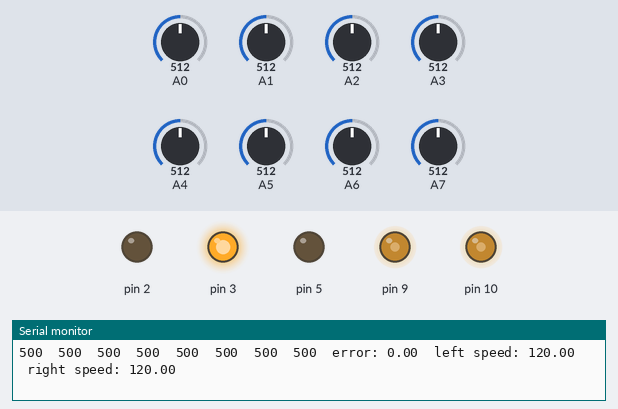
A sketch run on a simulated Arduino Nano, built with avr-gcc and run on an emulated ATmega328P. Parts: output pins drawn as LEDs (lit = HIGH), the last lines printed to the serial monitor. The test bench sets the inputs (shaded band); at power-on: A7 = 512, A0 = 512, A1 = 512, A6 = 512, A5 = 512, A2 = 512, A3 = 512, A4 = 512. Pins used as bus, display or sensor lines are not drawn.

Above: at 7.2 s.
7.3 s: A7 set to 532
At 8.0 s:
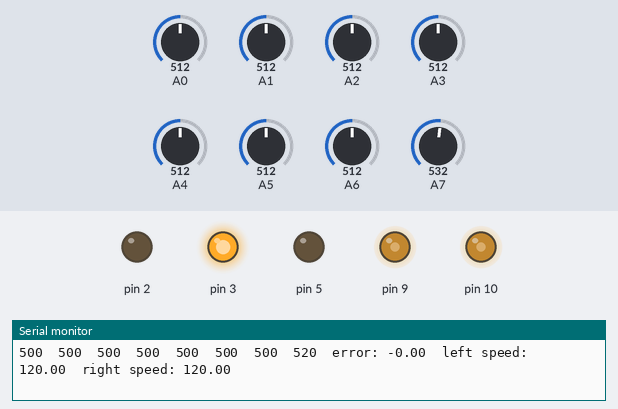
10.3 s: A0 set to 547
At 11.6 s:
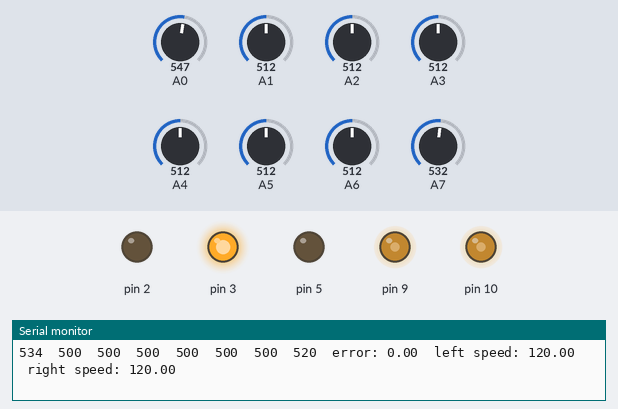
13.3 s: A1 set to 473
16.3 s: A6 set to 245
At 17.7 s:
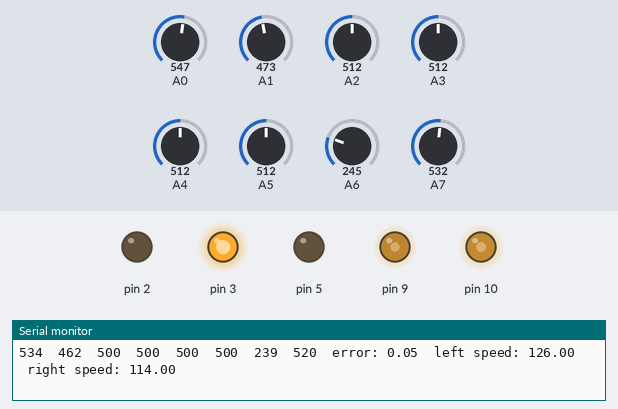
18.0 s: A0 set to 245
At 19.4 s:
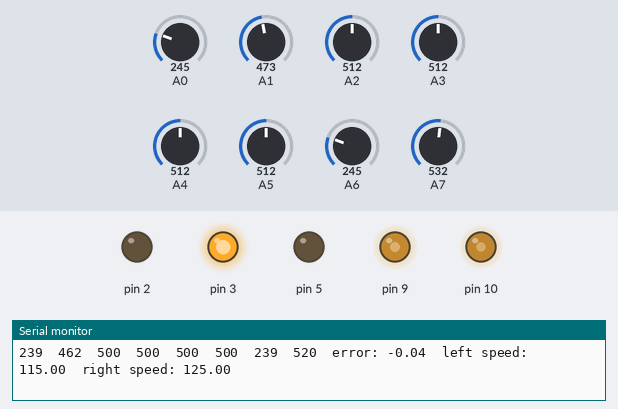
19.7 s: A5 set to 110
At 21.2 s:
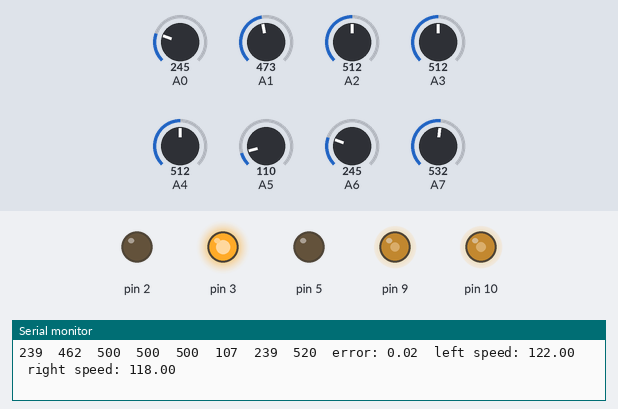
Timing chart, 0 to 22.7 s (numbered marks = the images above; inputs shaded):
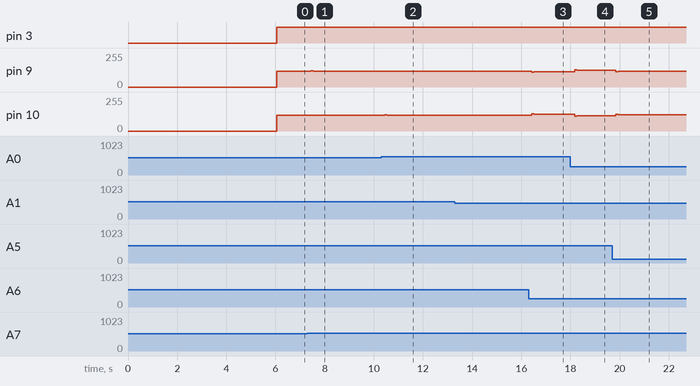

The sketch:

nrf-pid-config.ino
```cpp
#include "config.h"

#include <QTRSensors.h>
#include <time.h>

QTRSensors qtr;

void setup() {
  pinMode(cfg::pins::leftMotor1, OUTPUT);
  pinMode(cfg::pins::leftMotor1, OUTPUT);
  pinMode(cfg::pins::leftMotor2, OUTPUT);
  pinMode(cfg::pins::leftMotorPWM, OUTPUT);
  pinMode(cfg::pins::rightMotor1, OUTPUT);
  pinMode(cfg::pins::rightMotor2, OUTPUT);
  pinMode(cfg::pins::rightMotorPWM, OUTPUT);
  pinMode(cfg::pins::emitter, OUTPUT);

  qtr.setTypeAnalog();
  qtr.setEmitterPin(cfg::pins::emitter);
  qtr.setSensorPins(cfg::pins::qtr, cfg::k_sensorCount);

#ifdef DEBUG
  Serial.begin(9600);
  Serial.println("Calibrating...");
#endif

  delay(3000);
  for (uint8_t i = 0; i < 120; i++) {
    qtr.calibrate(cfg::k_readMode);
  }

#ifdef DEBUG
  Serial.println("Calibration complete!");
#endif
}

void loop()
{
  static uint16_t sensorValues[cfg::k_sensorCount] = {0};
  static uint32_t lastTime = -1;
  static float lastError = 0;
  static float iError = 0;

  float position = static_cast<float>(qtr.readLineBlack(sensorValues, cfg::k_readMode)) / ((cfg::k_sensorCount - 1) * 500);

  uint32_t currentTime = millis();
  float dT = (currentTime - lastTime) / 1000.0f;
  lastTime = currentTime;

  float error = 1 - position;
  float dError = ((error - lastError)) / dT;
  lastError = error;

  int16_t speedModifier = error * cfg::k_p + dError * cfg::k_d + iError * cfg::k_i;

#ifdef DEBUG
  for (int value : sensorValues)
  {
    Serial.print(value);
    Serial.print("\t");
  }
  Serial.print("error: ");
  Serial.print(error);
  Serial.print("\tleft speed: ");
  Serial.print(cfg::k_base + speedModifier);
  Serial.print("\tright speed: ");
  Serial.println(cfg::k_base - speedModifier);
#endif

  driveMotors(cfg::k_base + speedModifier, cfg::k_base - speedModifier);
  delayMicroseconds(100);
}

void driveMotors(int16_t leftMotorSpeed, int16_t rightMotorSpeed) {
  if(leftMotorSpeed >= 0) {
    digitalWrite(cfg::pins::leftMotor1, HIGH);
    digitalWrite(cfg::pins::leftMotor2, LOW);
  }
  else {
    digitalWrite(cfg::pins::leftMotor1, LOW);
    digitalWrite(cfg::pins::leftMotor2, HIGH);
    leftMotorSpeed = -leftMotorSpeed;
  }

  if(rightMotorSpeed >= 0) {
    digitalWrite(cfg::pins::rightMotor1, HIGH);
    digitalWrite(cfg::pins::rightMotor2, LOW);
  }
  else {
    digitalWrite(cfg::pins::rightMotor1, LOW);
    digitalWrite(cfg::pins::rightMotor2, HIGH);
    rightMotorSpeed = -rightMotorSpeed;
  }

  if(leftMotorSpeed > 255) leftMotorSpeed = 255;
  if(rightMotorSpeed > 255) rightMotorSpeed = 255;
  analogWrite(cfg::pins::leftMotorPWM, leftMotorSpeed);
  analogWrite(cfg::pins::rightMotorPWM, rightMotorSpeed);
}
```

config.h
```cpp
#ifndef CONFIG

#include <QTRSensors.h>

#define DEBUG
namespace cfg{
  static const float k_base = 120;
  static const float k_iCap = 100;
  static const float k_p = 150;
  static const float k_i = 0;
  static const float k_d = 5;

  static const uint8_t k_sensorCount = 8;
  static const QTRReadMode k_readMode = QTRReadMode::OnAndOff;

  namespace pins{
    static const uint8_t emitter = 4;
    static const uint8_t qtr[] = { A0, A1, A2, A3, A4, A5, A6, A7 };

    static const uint8_t leftMotor1 = 4;
    static const uint8_t leftMotor2 = 5;
    static const uint8_t leftMotorPWM = 10;
    static const uint8_t rightMotor1 = 3;
    static const uint8_t rightMotor2 = 2;
    static const uint8_t rightMotorPWM = 9; //right-A left-Bz
  }
}


#define CONFIG
#endif
```

Measured:
- after the input at 7.3 s, pin 9: 120/255 → 121/255 after 0.14 s, → 120/255 0.09 s later; pin 10: 120/255 → 119/255 after 0.14 s, → 120/255 0.09 s later
- after the input at 10.3 s, pin 9: 120/255 → 119/255 after 0.15 s, → 120/255 0.09 s later; pin 10: 120/255 → 121/255 after 0.15 s, → 120/255 0.09 s later
- after the input at 16.3 s, pin 9: 120/255 → 111/255 after 0.12 s, → 114/255 0.09 s later; pin 10: 120/255 → 129/255 after 0.12 s, → 126/255 0.09 s later
- after the input at 18.0 s, pin 9: 114/255 → 129/255 after 0.17 s, → 125/255 0.09 s later; pin 10: 126/255 → 111/255 after 0.17 s, → 115/255 0.09 s later
- after the input at 19.7 s, pin 9: 125/255 → 115/255 after 0.15 s, → 118/255 0.09 s later; pin 10: 115/255 → 125/255 after 0.15 s, → 122/255 0.09 s later
